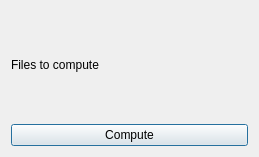
<?xml version="1.0" encoding="UTF-8"?>
<ui version="4.0">
    <class>dialog_base</class>
    <widget class="QDialog" name="dialog_base">
        <property name="geometry">
            <rect>
                <x>0</x>
                <y>0</y>
                <width>259</width>
                <height>157</height>
            </rect>
        </property>
        <property name="windowTitle">
            <string>Cad Area Calculator</string>
        </property>
        <layout class="QVBoxLayout" name="parameter_layout">
            <item>
                <layout class="QHBoxLayout" name="horizontalLayout_2">
                    <item>
                        <widget class="QLabel" name="label_3">
                            <property name="text">
                                <string>Files to compute</string>
                            </property>
                        </widget>
                    </item>
                    <item>
                        <widget class="QgsFileWidget" name="compute_files_widget">
                            <property name="storageMode">
                                <enum>QgsFileWidget::GetDirectory</enum>
                            </property>
                        </widget>
                    </item>
                </layout>
            </item>
            <item>
                <layout class="QHBoxLayout" name="horizontalLayout_4">
                    <item>
                        <widget class="QPushButton" name="compute_button">
                            <property name="text">
                                <string>Compute</string>
                            </property>
                        </widget>
                    </item>
                </layout>
            </item>
        </layout>
    </widget>
    <customwidgets>
        <customwidget>
            <class>QgsFileWidget</class>
            <extends>QWidget</extends>
            <header>qgsfilewidget.h</header>
        </customwidget>
    </customwidgets>
    <resources/>
    <connections/>
</ui>
